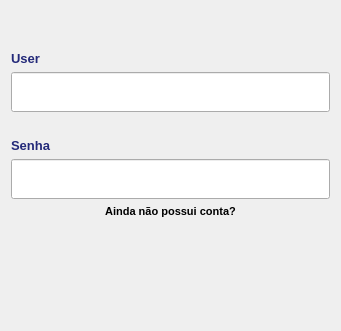
  <widget class="QWidget" name="verticalLayoutWidget">
   <property name="geometry">
    <rect>
     <x>60</x>
     <y>210</y>
     <width>341</width>
     <height>331</height>
    </rect>
   </property>
   <layout class="QVBoxLayout" name="verticalLayout">
    <item>
     <spacer name="verticalSpacer">
      <property name="orientation">
       <enum>Qt::Horizontal</enum>
      </property>
      <property name="sizeHint" stdset="0">
       <size>
        <width>40</width>
        <height>20</height>
       </size>
      </property>
     </spacer>
    </item>
    <item>
     <spacer name="horizontalSpacer_2">
      <property name="orientation">
       <enum>Qt::Horizontal</enum>
      </property>
      <property name="sizeHint" stdset="0">
       <size>
        <width>40</width>
        <height>20</height>
       </size>
      </property>
     </spacer>
    </item>
    <item>
     <widget class="QLabel" name="label_2">
      <property name="palette">
       <palette>
        <active>
         <colorrole role="WindowText">
          <brush brushstyle="SolidPattern">
           <color alpha="255">
            <red>35</red>
            <green>41</green>
            <blue>121</blue>
           </color>
          </brush>
         </colorrole>
         <colorrole role="Button">
          <brush brushstyle="SolidPattern">
           <color alpha="255">
            <red>35</red>
            <green>41</green>
            <blue>121</blue>
           </color>
          </brush>
         </colorrole>
         <colorrole role="Light">
          <brush brushstyle="SolidPattern">
           <color alpha="255">
            <red>52</red>
            <green>61</green>
            <blue>182</blue>
           </color>
          </brush>
         </colorrole>
         <colorrole role="Midlight">
          <brush brushstyle="SolidPattern">
           <color alpha="255">
            <red>43</red>
            <green>51</green>
            <blue>151</blue>
           </color>
          </brush>
         </colorrole>
         <colorrole role="Dark">
          <brush brushstyle="SolidPattern">
           <color alpha="255">
            <red>17</red>
            <green>20</green>
            <blue>60</blue>
           </color>
          </brush>
         </colorrole>
         <colorrole role="Mid">
          <brush brushstyle="SolidPattern">
           <color alpha="255">
            <red>23</red>
            <green>27</green>
            <blue>80</blue>
           </color>
          </brush>
         </colorrole>
         <colorrole role="Text">
          <brush brushstyle="SolidPattern">
           <color alpha="255">
            <red>255</red>
            <green>255</green>
            <blue>255</blue>
           </color>
          </brush>
         </colorrole>
         <colorrole role="BrightText">
          <brush brushstyle="SolidPattern">
           <color alpha="255">
            <red>255</red>
            <green>255</green>
            <blue>255</blue>
           </color>
          </brush>
         </colorrole>
         <colorrole role="ButtonText">
          <brush brushstyle="SolidPattern">
           <color alpha="255">
            <red>255</red>
            <green>255</green>
            <blue>255</blue>
           </color>
          </brush>
         </colorrole>
         <colorrole role="Base">
          <brush brushstyle="SolidPattern">
           <color alpha="255">
            <red>0</red>
            <green>0</green>
            <blue>0</blue>
           </color>
          </brush>
         </colorrole>
         <colorrole role="Window">
          <brush brushstyle="SolidPattern">
           <color alpha="255">
            <red>35</red>
            <green>41</green>
            <blue>121</blue>
           </color>
          </brush>
         </colorrole>
         <colorrole role="Shadow">
          <brush brushstyle="SolidPattern">
           <color alpha="255">
            <red>0</red>
            <green>0</green>
            <blue>0</blue>
           </color>
          </brush>
         </colorrole>
         <colorrole role="AlternateBase">
          <brush brushstyle="SolidPattern">
           <color alpha="255">
            <red>17</red>
            <green>20</green>
            <blue>60</blue>
           </color>
          </brush>
         </colorrole>
         <colorrole role="ToolTipBase">
          <brush brushstyle="SolidPattern">
           <color alpha="255">
            <red>255</red>
            <green>255</green>
            <blue>220</blue>
           </color>
          </brush>
         </colorrole>
         <colorrole role="ToolTipText">
          <brush brushstyle="SolidPattern">
           <color alpha="255">
            <red>0</red>
            <green>0</green>
            <blue>0</blue>
           </color>
          </brush>
         </colorrole>
        </active>
        <inactive>
         <colorrole role="WindowText">
          <brush brushstyle="SolidPattern">
           <color alpha="255">
            <red>35</red>
            <green>41</green>
            <blue>121</blue>
           </color>
          </brush>
         </colorrole>
         <colorrole role="Button">
          <brush brushstyle="SolidPattern">
           <color alpha="255">
            <red>35</red>
            <green>41</green>
            <blue>121</blue>
           </color>
          </brush>
         </colorrole>
         <colorrole role="Light">
          <brush brushstyle="SolidPattern">
           <color alpha="255">
            <red>52</red>
            <green>61</green>
            <blue>182</blue>
           </color>
          </brush>
         </colorrole>
         <colorrole role="Midlight">
          <brush brushstyle="SolidPattern">
           <color alpha="255">
            <red>43</red>
            <green>51</green>
            <blue>151</blue>
           </color>
          </brush>
         </colorrole>
         <colorrole role="Dark">
          <brush brushstyle="SolidPattern">
           <color alpha="255">
            <red>17</red>
            <green>20</green>
            <blue>60</blue>
           </color>
          </brush>
         </colorrole>
         <colorrole role="Mid">
          <brush brushstyle="SolidPattern">
           <color alpha="255">
            <red>23</red>
            <green>27</green>
            <blue>80</blue>
           </color>
          </brush>
         </colorrole>
         <colorrole role="Text">
          <brush brushstyle="SolidPattern">
           <color alpha="255">
            <red>255</red>
            <green>255</green>
            <blue>255</blue>
           </color>
          </brush>
         </colorrole>
         <colorrole role="BrightText">
          <brush brushstyle="SolidPattern">
           <color alpha="255">
            <red>255</red>
            <green>255</green>
            <blue>255</blue>
           </color>
          </brush>
         </colorrole>
         <colorrole role="ButtonText">
          <brush brushstyle="SolidPattern">
           <color alpha="255">
            <red>255</red>
            <green>255</green>
            <blue>255</blue>
           </color>
          </brush>
         </colorrole>
         <colorrole role="Base">
          <brush brushstyle="SolidPattern">
           <color alpha="255">
            <red>0</red>
            <green>0</green>
            <blue>0</blue>
           </color>
          </brush>
         </colorrole>
         <colorrole role="Window">
          <brush brushstyle="SolidPattern">
           <color alpha="255">
            <red>35</red>
            <green>41</green>
            <blue>121</blue>
           </color>
          </brush>
         </colorrole>
         <colorrole role="Shadow">
          <brush brushstyle="SolidPattern">
           <color alpha="255">
            <red>0</red>
            <green>0</green>
            <blue>0</blue>
           </color>
          </brush>
         </colorrole>
         <colorrole role="AlternateBase">
          <brush brushstyle="SolidPattern">
           <color alpha="255">
            <red>17</red>
            <green>20</green>
            <blue>60</blue>
           </color>
          </brush>
         </colorrole>
         <colorrole role="ToolTipBase">
          <brush brushstyle="SolidPattern">
           <color alpha="255">
            <red>255</red>
            <green>255</green>
            <blue>220</blue>
           </color>
          </brush>
         </colorrole>
         <colorrole role="ToolTipText">
          <brush brushstyle="SolidPattern">
           <color alpha="255">
            <red>0</red>
            <green>0</green>
            <blue>0</blue>
           </color>
          </brush>
         </colorrole>
        </inactive>
        <disabled>
         <colorrole role="WindowText">
          <brush brushstyle="SolidPattern">
           <color alpha="255">
            <red>17</red>
            <green>20</green>
            <blue>60</blue>
           </color>
          </brush>
         </colorrole>
         <colorrole role="Button">
          <brush brushstyle="SolidPattern">
           <color alpha="255">
            <red>35</red>
            <green>41</green>
            <blue>121</blue>
           </color>
          </brush>
         </colorrole>
         <colorrole role="Light">
          <brush brushstyle="SolidPattern">
           <color alpha="255">
            <red>52</red>
            <green>61</green>
            <blue>182</blue>
           </color>
          </brush>
         </colorrole>
         <colorrole role="Midlight">
          <brush brushstyle="SolidPattern">
           <color alpha="255">
            <red>43</red>
            <green>51</green>
            <blue>151</blue>
           </color>
          </brush>
         </colorrole>
         <colorrole role="Dark">
          <brush brushstyle="SolidPattern">
           <color alpha="255">
            <red>17</red>
            <green>20</green>
            <blue>60</blue>
           </color>
          </brush>
         </colorrole>
         <colorrole role="Mid">
          <brush brushstyle="SolidPattern">
           <color alpha="255">
            <red>23</red>
            <green>27</green>
            <blue>80</blue>
           </color>
          </brush>
         </colorrole>
         <colorrole role="Text">
          <brush brushstyle="SolidPattern">
           <color alpha="255">
            <red>17</red>
            <green>20</green>
            <blue>60</blue>
           </color>
          </brush>
         </colorrole>
         <colorrole role="BrightText">
          <brush brushstyle="SolidPattern">
           <color alpha="255">
            <red>255</red>
            <green>255</green>
            <blue>255</blue>
           </color>
          </brush>
         </colorrole>
         <colorrole role="ButtonText">
          <brush brushstyle="SolidPattern">
           <color alpha="255">
            <red>17</red>
            <green>20</green>
            <blue>60</blue>
           </color>
          </brush>
         </colorrole>
         <colorrole role="Base">
          <brush brushstyle="SolidPattern">
           <color alpha="255">
            <red>35</red>
            <green>41</green>
            <blue>121</blue>
           </color>
          </brush>
         </colorrole>
         <colorrole role="Window">
          <brush brushstyle="SolidPattern">
           <color alpha="255">
            <red>35</red>
            <green>41</green>
            <blue>121</blue>
           </color>
          </brush>
         </colorrole>
         <colorrole role="Shadow">
          <brush brushstyle="SolidPattern">
           <color alpha="255">
            <red>0</red>
            <green>0</green>
            <blue>0</blue>
           </color>
          </brush>
         </colorrole>
         <colorrole role="AlternateBase">
          <brush brushstyle="SolidPattern">
           <color alpha="255">
            <red>35</red>
            <green>41</green>
            <blue>121</blue>
           </color>
          </brush>
         </colorrole>
         <colorrole role="ToolTipBase">
          <brush brushstyle="SolidPattern">
           <color alpha="255">
            <red>255</red>
            <green>255</green>
            <blue>220</blue>
           </color>
          </brush>
         </colorrole>
         <colorrole role="ToolTipText">
          <brush brushstyle="SolidPattern">
           <color alpha="255">
            <red>0</red>
            <green>0</green>
            <blue>0</blue>
           </color>
          </brush>
         </colorrole>
        </disabled>
       </palette>
      </property>
      <property name="font">
       <font>
        <pointsize>10</pointsize>
        <weight>75</weight>
        <bold>true</bold>
       </font>
      </property>
      <property name="text">
       <string>User</string>
      </property>
     </widget>
    </item>
    <item>
     <widget class="QLineEdit" name="lineEdit">
      <property name="minimumSize">
       <size>
        <width>0</width>
        <height>40</height>
       </size>
      </property>
     </widget>
    </item>
    <item>
     <spacer name="horizontalSpacer">
      <property name="orientation">
       <enum>Qt::Horizontal</enum>
      </property>
      <property name="sizeHint" stdset="0">
       <size>
        <width>40</width>
        <height>20</height>
       </size>
      </property>
     </spacer>
    </item>
    <item>
     <widget class="QLabel" name="label_3">
      <property name="palette">
       <palette>
        <active>
         <colorrole role="WindowText">
          <brush brushstyle="SolidPattern">
           <color alpha="255">
            <red>35</red>
            <green>41</green>
            <blue>121</blue>
           </color>
          </brush>
         </colorrole>
        </active>
        <inactive>
         <colorrole role="WindowText">
          <brush brushstyle="SolidPattern">
           <color alpha="255">
            <red>35</red>
            <green>41</green>
            <blue>121</blue>
           </color>
          </brush>
         </colorrole>
        </inactive>
        <disabled>
         <colorrole role="WindowText">
          <brush brushstyle="SolidPattern">
           <color alpha="255">
            <red>120</red>
            <green>120</green>
            <blue>120</blue>
           </color>
          </brush>
         </colorrole>
        </disabled>
       </palette>
      </property>
      <property name="font">
       <font>
        <pointsize>10</pointsize>
        <weight>75</weight>
        <bold>true</bold>
       </font>
      </property>
      <property name="text">
       <string>Senha</string>
      </property>
     </widget>
    </item>
    <item>
     <widget class="QLineEdit" name="lineEdit_2">
      <property name="minimumSize">
       <size>
        <width>0</width>
        <height>40</height>
       </size>
      </property>
      <property name="baseSize">
       <size>
        <width>0</width>
        <height>0</height>
       </size>
      </property>
      <property name="autoFillBackground">
       <bool>false</bool>
      </property>
      <property name="inputMask">
       <string/>
      </property>
      <property name="text">
       <string/>
      </property>
      <property name="echoMode">
       <enum>QLineEdit::Password</enum>
      </property>
     </widget>
    </item>
    <item>
     <widget class="QLabel" name="label_6">
      <property name="font">
       <font>
        <pointsize>8</pointsize>
        <weight>75</weight>
        <bold>true</bold>
       </font>
      </property>
      <property name="text">
       <string>Ainda não possui conta?</string>
      </property>
      <property name="alignment">
       <set>Qt::AlignCenter</set>
      </property>
     </widget>
    </item>
    <item>
     <spacer name="verticalSpacer_2">
      <property name="orientation">
       <enum>Qt::Vertical</enum>
      </property>
      <property name="sizeHint" stdset="0">
       <size>
        <width>20</width>
        <height>40</height>
       </size>
      </property>
     </spacer>
    </item>
   </layout>
  </widget>
